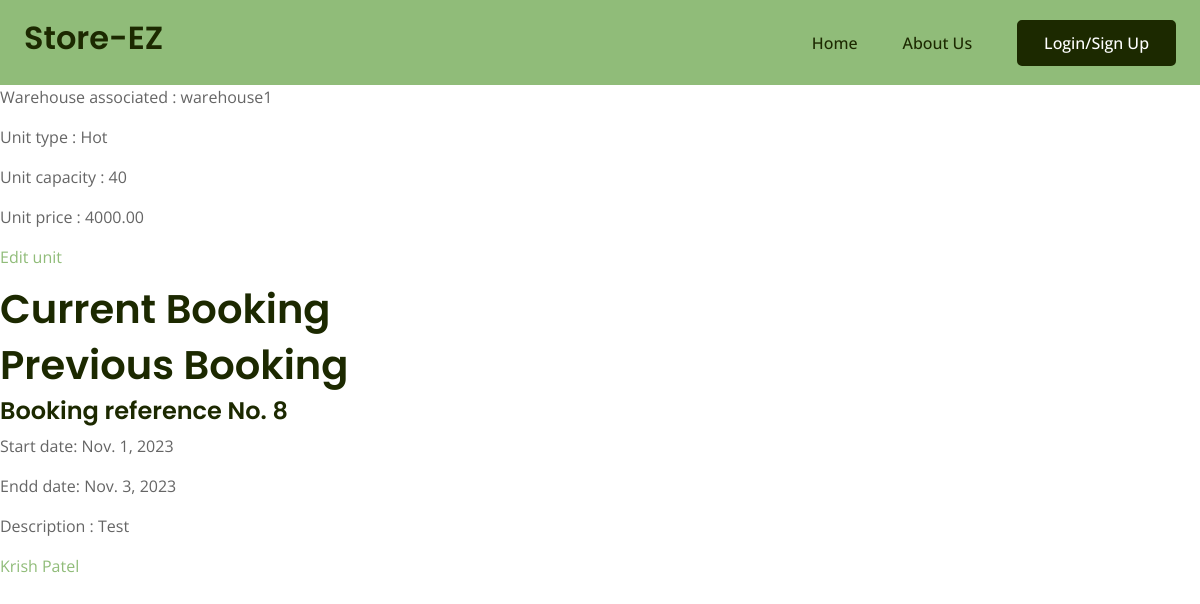
Page /warehouse/3/unit/9/ on the earlier database version.
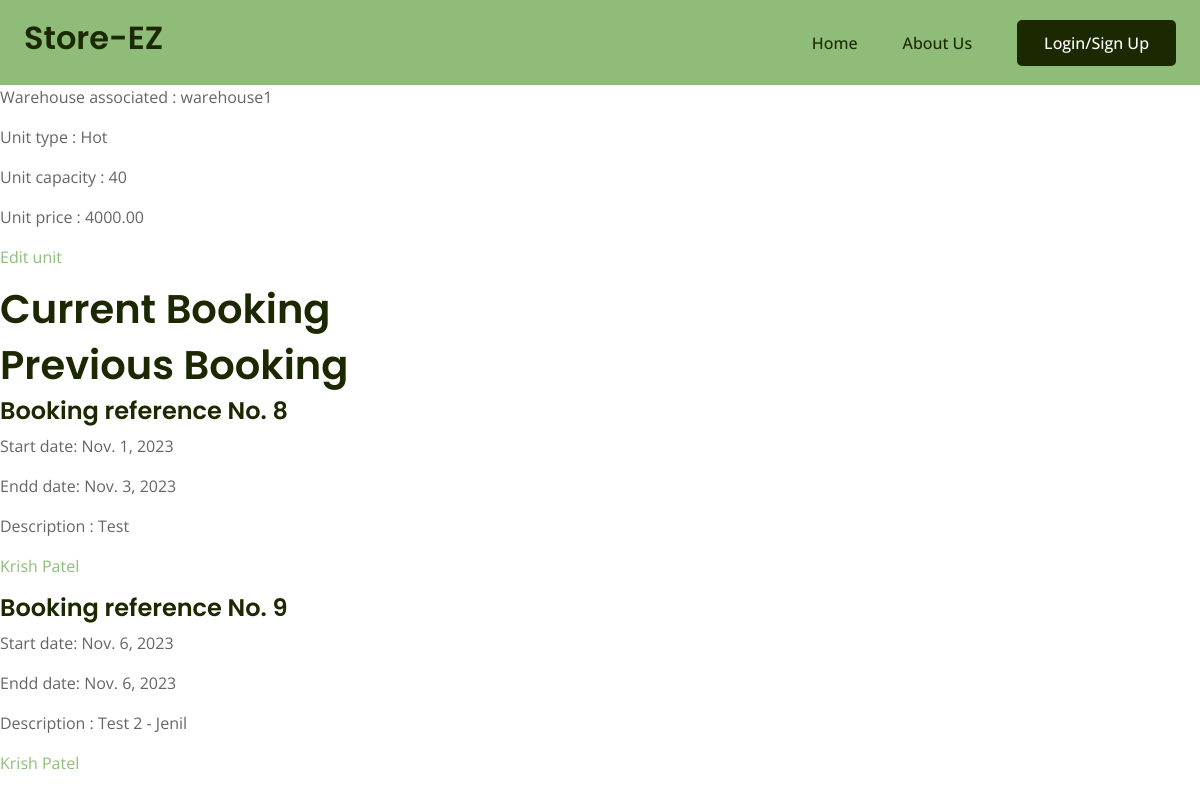
Same page on the later database version.
### mainapp/models.py (models this page shows, shortened)
class Warehouse(models.Model):
    name = models.CharField(max_length=100)
    address = models.TextField()
    city = models.CharField(max_length=100)
    state = models.CharField(max_length=100)
    poc_name = models.CharField(max_length=100, null=True)
    poc_phone_no = models.DecimalField(max_digits=10, decimal_places=0)
    owner = models.ForeignKey(Warehouse_owner, on_delete=models.CASCADE)
    image = models.ImageField(default="images/default_warehouse_image.jpg",upload_to="images/warehouse/",blank=True,null=True)

class Unit(models.Model):
    id = models.BigAutoField(primary_key=True)
    type = models.CharField(max_length=100) # Check box field
    capacity = models.IntegerField()
    price = models.DecimalField(max_digits=10, decimal_places=2)
    warehouse = models.ForeignKey(Warehouse, on_delete=models.CASCADE)

class Booking(models.Model):
    id = models.BigAutoField(primary_key=True)
    start_date = models.DateField(default= date.today)
    end_date = models.DateField(default= date.today)
    description = models.TextField()
    unit = models.ManyToManyField(Unit)
    farmer = models.ForeignKey(Farmer,on_delete=models.CASCADE, null=True)
    def __str__(self) -> str:
        return f"{self.id} {self.start_date}-{self.end_date}"

class Farmer(models.Model):
    first_name = models.CharField(max_length=100, null=True)
    last_name = models.CharField(max_length=100, null=True)
    email = models.EmailField(max_length=200, null=True)
    phone_no = models.DecimalField(max_digits=10, decimal_places=0, null=True)
    city = models.CharField(max_length=100, null=True)
    state = models.CharField(max_length=100, null=True)
    image = models.ImageField(default="images/default_user_image.jpg",upload_to="images/farmer/",blank=True,null=True)
    def __str__(self) -> str:
        return f'{self.first_name} {self.last_name}'

### Warehouse/views.py (the view)
# urls.py: path("warehouse/<int:id>/unit/<int:id1>/", views.unit, name='unit'),
def unit(request, id, id1):
    warehouse = Warehouse.objects.get(id=id)
    unit = Unit.objects.get(id=id1)
    all_bookings = Booking.objects.filter(unit=id1)
    print("booking :",all_bookings)
    current_date = timezone.now().date()
    current_booking = all_bookings.filter(end_date__gte=current_date)
    prev_booking = all_bookings.filter(end_date__lte=current_date)
    print(prev_booking)
    context = {'warehouse':warehouse, 'unit':unit, 'current_booking':current_booking, 'prev_booking': prev_booking}
    return render(request, 'warehouse/unit.html', context)

### Warehouse/templates/Warehouse/unit.html (shortened to what this page needs)
{% extends 'base.html' %}
{% block content %}
<p>
    Warehouse associated : {{ warehouse.name }}
</p>
<p>
    Unit type : {{ unit.type }}
</p>
<p>
    Unit capacity : {{ unit.capacity }}
</p>
<p>
    Unit price : {{ unit.price }}
</p>
<p>
    <a href="">Edit unit</a>
</p>
<h1>Current Booking </h1>
<h1>Previous Booking </h1>
{% for booking in prev_booking %}
<div>
    <h4>Booking reference No. {{booking.id}}</h4>
    <p>Start date: {{ booking.start_date}}</p>
    <p>Endd date: {{ booking.end_date}}</p>
    <p>Description : {{ booking.description}}</p>
    <a href="">{{ booking.farmer}}</a>
</div>
{% endfor %}
{% endblock %}

### templates/base.html (shortened to what this page needs)
<!DOCTYPE html>
{% load static %}
<html lang="en">
<head>
    <link href="https://cdnjs.cloudflare.com/ajax/libs/font-awesome/5.10.0/css/all.min.css" rel="stylesheet">
    <link href="https://cdn.jsdelivr.net/npm/bootstrap-icons@1.4.1/font/bootstrap-icons.css" rel="stylesheet">
    <link href="{%static 'css/bootstrap.min.css' %}" rel="stylesheet">
    <link href="{%static 'css/style.css' %}" rel="stylesheet">
</head>
<body>
    <div class="container-fluid sticky-top bg-primary">
        <div class="container ">
            <nav class="navbar navbar-expand-lg navbar-light p-0 ">
                <a href="{% url 'homepage' %}" class="navbar-brand">
                    <h2 class="text-black">Store-EZ</h2>
                </a>
                <div class="collapse navbar-collapse" id="navbarCollapse">
                    <div class="navbar-nav ms-auto">
                        {% if request.user.is_authenticated %}
                        <a href="{% url 'homepage' %}" class="nav-item nav-link text-black">Home</a>
                        <a href="{% url 'warehouses' %}" class="nav-item nav-link">Warehouse</a>
                        <a href="product.html" class="nav-item nav-link">My Profile</a>
                        <a href="{% url 'aboutus' %}" class="nav-item nav-link">About Us</a>
                        {% else %}
                        <a href="{% url 'homepage' %}" class="nav-item nav-link text-black">Home</a>
                        <a href="{% url 'aboutus' %}" class="nav-item nav-link">About Us</a>
                        {% endif %}
                    </div>
                    {% if request.user.is_authenticated %}
                    <a href="{% url 'logout' %}" class="btn btn-dark py-2 px-4 d-none d-lg-inline-block">Logout</a>
                    {% else %}
                    <a href="{% url 'login' %}" class="btn btn-dark py-2 px-4 d-none d-lg-inline-block">Login/Sign Up</a>
                    {% endif %}
                </div>
            </nav>
        </div>
    </div>
    {% block content %}
    {% endblock content %}
</body>
</html>

### static/css/style.css (style rules this page uses)
.btn { font-weight: 500; transition: .5s; }
.sticky-top { top: -150px; transition: .5s; }
.navbar { padding: 11px 0 !important; height: 85px; }
.navbar .navbar-nav .nav-link { margin-right: 45px; padding: 0; color: var(--bs-dark); font-weight: 500; transition: .5s; outline: none; }

Differences in the rows shown:
added Booking: id "9", start_date "Nov. 6, 2023", end_date "Nov. 6, 2023", description "Test 2 - Jenil", farmer "Krish Patel"
